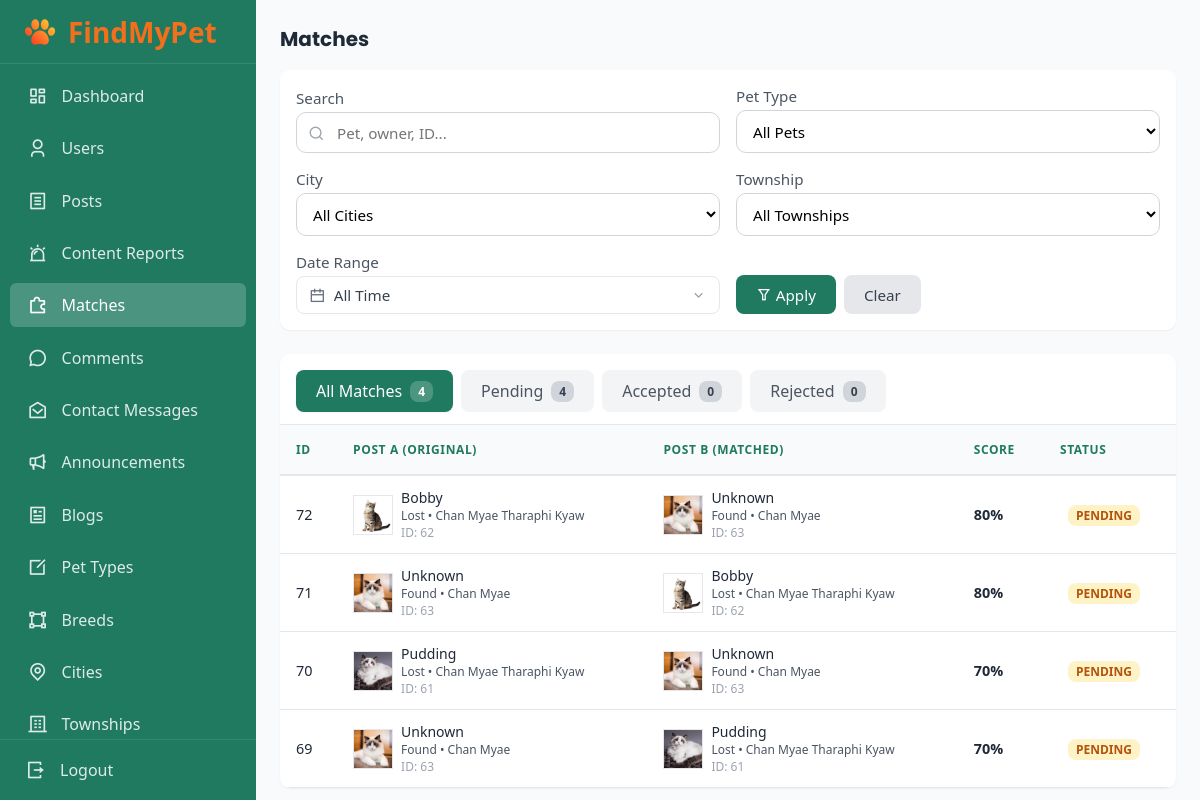
The app's page /admin/matches.php (signed in) with its own data.
### tables this page shows
CREATE TABLE `post_match` (
  `id` int(11) NOT NULL,
  `post_id` int(11) NOT NULL,
  `matched_post_id` int(11) NOT NULL,
  `match_score` decimal(5,2) NOT NULL,
  `status` enum('Pending','Accepted','Rejected') DEFAULT 'Pending',
  `created_at` datetime DEFAULT current_timestamp()
);

CREATE TABLE `pet` (
  `id` int(11) NOT NULL,
  `breed_id` int(11) NOT NULL,
  `name` varchar(150) DEFAULT NULL,
  `color` varchar(50) DEFAULT NULL,
  `age` int(11) DEFAULT NULL,
  `gender` enum('Male','Female','Unknown') DEFAULT 'Unknown',
  `image` varchar(255) DEFAULT NULL
);

CREATE TABLE `post` (
  `id` int(11) NOT NULL,
  `user_id` int(11) NOT NULL,
  `pet_id` int(11) NOT NULL,
  `township_id` int(11) NOT NULL,
  `post_type` enum('Lost','Found') NOT NULL,
  `description` text DEFAULT NULL,
  `last_seen_date` date DEFAULT NULL,
  `last_seen_time` time DEFAULT NULL,
  `last_seen_location` varchar(255) DEFAULT NULL,
  `contact_phone` varchar(20) DEFAULT NULL,
  `contact_email` varchar(255) DEFAULT NULL,
  `status` enum('Active','Reunited','Draft') DEFAULT 'Active',
  `created_at` datetime DEFAULT current_timestamp()
);

CREATE TABLE `users` (
  `id` int(11) NOT NULL,
  `role_id` int(11) NOT NULL,
  `township_id` int(11) NOT NULL,
  `full_name` varchar(255) NOT NULL,
  `email` varchar(255) NOT NULL,
  `password` varchar(255) NOT NULL,
  `phone` varchar(20) NOT NULL,
  `address` text DEFAULT NULL,
  `verification_token` varchar(255) DEFAULT NULL,
  `token_expire` datetime DEFAULT NULL,
  `is_verified` tinyint(1) DEFAULT 0,
  `status` enum('Active','Suspended','Banned') NOT NULL DEFAULT 'Active',
  `suspended_until` datetime DEFAULT NULL,
  `reset_token` varchar(255) DEFAULT NULL,
  `reset_expire` datetime DEFAULT NULL,
  `email_notifications` tinyint(1) DEFAULT 1,
  `match_notifications` tinyint(1) DEFAULT 1,
  `post_notifications` tinyint(1) DEFAULT 1,
  `comment_notifications` tinyint(1) DEFAULT 1,
  `created_at` datetime DEFAULT current_timestamp()
);

### admin/matches.php (the view, shortened to what the rows shown need)
<?php
require_once "../database/functions.php";
$currentStatus   = $_GET['match_status'] ?? 'all';
$filterPetType   = $_GET['pet_type_id'] ?? 'all';
$filterCity      = $_GET['city_id'] ?? '';
$filterTownship  = $_GET['township_id'] ?? '';
$filterDateFrom  = $_GET['date_from'] ?? '';
$filterDateTo    = $_GET['date_to'] ?? '';
$searchDirect    = $_GET['search_direct'] ?? '';
$baseFilters = [
    'search_direct' => $searchDirect,
    'pet_type_id'   => $filterPetType,
    'city_id'       => $filterCity,
    'township_id'   => $filterTownship,
    'date_from'     => $filterDateFrom,
    'date_to'       => $filterDateTo
];
$filters = $baseFilters;
$filters['match_status'] = $currentStatus;
$perPage = 10;
$currentPage = isset($_GET['page']) && is_numeric($_GET['page']) && $_GET['page'] > 0 ? (int)$_GET['page'] : 1;
$offset = ($currentPage - 1) * $perPage;
$matches = getFilteredMatches($pdo, $filters, $perPage, $offset);
?>
<!DOCTYPE html>
<html lang="en">
<head>
    <link rel="stylesheet" href="../assets/css/style.css">
    <link rel="stylesheet" href="../assets/css/admin.css">
    <link href="https://cdn.jsdelivr.net/npm/remixicon@4.9.0/fonts/remixicon.css" rel="stylesheet" />
</head>
<body class="admin-body">
    <main class="admin-main">
        <section>
            <div class="table-card">
                <div class="admin-table-wrapper">
                    <table class="admin-table">
                        <thead>
                            <tr>
                                <th>ID</th>
                                <th>Post A (Original)</th>
                                <th>Post B (Matched)</th>
                                <th>Score</th>
                                <th>Status</th>
                            </tr>
                        </thead>
                        <tbody>
                            <?php if (count($matches) > 0): ?>
                                <?php foreach ($matches as $matchItem): ?>
                                    <?php
                                    $scoreColor = function_exists('getMatchScoreColor') ? getMatchScoreColor($matchItem['match_score']) : 'color: var(--colorPrimary);';
                                    $statusClass = getMatchStatusBadgeClass($matchItem['match_status']);
                                    ?>
                                    <tr>
                                        <td class="font-mono text-xs text-gray-500"><?= $matchItem['match_id'] ?></td>
                                        <td>
                                            <div class="match-post-row">
                                                <img src="<?= htmlspecialchars(!empty($matchItem['orig_image']) ? '../' . $matchItem['orig_image'] : '../assets/images/placeholder-pet.png') ?>"
                                                    class="match-post-img" alt="Post A">
                                                <div>
                                                    <div class="match-post-name"><?= htmlspecialchars($matchItem['orig_pet_name'] ?? 'Unknown') ?></div>
                                                    <div class="match-post-meta"><?= htmlspecialchars($matchItem['orig_post_type']) ?> • <?= htmlspecialchars($matchItem['orig_owner']) ?></div>
                                                    <div class="match-post-id">ID: <?= $matchItem['post_id'] ?></div>
                                                </div>
                                            </div>
                                        </td>
                                        <td>
                                            <div class="match-post-row">
                                                <img src="<?= htmlspecialchars(!empty($matchItem['match_image']) ? '../' . $matchItem['match_image'] : '../assets/images/placeholder-pet.png') ?>"
                                                    class="match-post-img" alt="Post B">
                                                <div>
                                                    <div class="match-post-name"><?= htmlspecialchars($matchItem['match_pet_name'] ?? 'Unknown') ?></div>
                                                    <div class="match-post-meta"><?= htmlspecialchars($matchItem['match_post_type']) ?> • <?= htmlspecialchars($matchItem['match_owner']) ?></div>
                                                    <div class="match-post-id">ID: <?= $matchItem['matched_post_id'] ?></div>
                                                </div>
                                            </div>
                                        </td>
                                        <td class="match-score" style="<?= $scoreColor ?>">
                                            <?= number_format($matchItem['match_score'], 0) ?>%
                                        </td>
                                        <td>
                                            <span class="admin-tab-badge <?= $statusClass ?> text-uppercase">
                                                <?= htmlspecialchars(ucfirst($matchItem['match_status'])) ?>
                                            </span>
                                        </td>
                                    </tr>
                                <?php endforeach; ?>
                            <?php else: ?>
                                <tr>
                                    <td colspan="5" class="empty-state">No Matches Found</td>
                                </tr>
                            <?php endif; ?>
                        </tbody>
                    </table>
                </div>
            </div>
        </section>
    </main>
</body>
</html>

### records on screen
post_match: id "72", pet.image (picture), pet.name "Bobby", post.post_type "Lost", users.full_name "Chan Myae Tharaphi Kyaw", post "62", pet.name "Unknown", matched_post.post_type "Found", users.full_name "Chan Myae", matched_post "63", match_score "80", status "PENDING"
post_match: id "71", pet.image (picture), pet.name "Unknown", post.post_type "Found", users.full_name "Chan Myae", post "63", pet.name "Bobby", matched_post.post_type "Lost", users.full_name "Chan Myae Tharaphi Kyaw", matched_post "62", match_score "80", status "PENDING"
post_match: id "70", pet.image (picture), pet.name "Pudding", post.post_type "Lost", users.full_name "Chan Myae Tharaphi Kyaw", post "61", pet.name "Unknown", matched_post.post_type "Found", users.full_name "Chan Myae", matched_post "63", match_score "70", status "PENDING"
post_match: id "69", pet.image (picture), pet.name "Unknown", post.post_type "Found", users.full_name "Chan Myae", post "63", pet.name "Pudding", matched_post.post_type "Lost", users.full_name "Chan Myae Tharaphi Kyaw", matched_post "61", match_score "70", status "PENDING"

### other values on screen
$dateRangeDisplay "All Time"
$label "All Matches"
$statusCounts[$key] "4"
$label "Pending"
$label "Accepted"
$statusCounts[$key] "0"
$label "Rejected"
